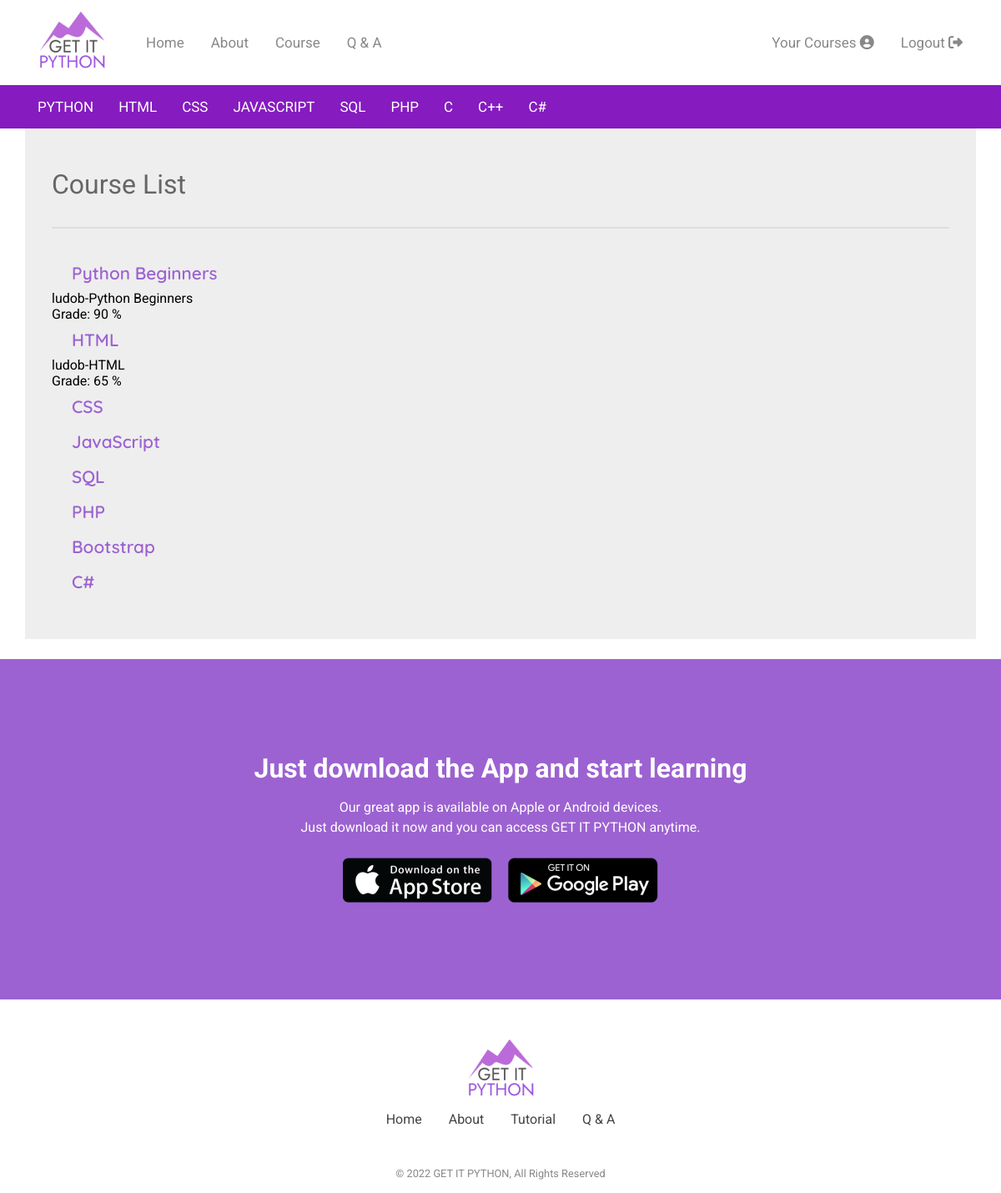
/course/courses/list/ (signed in), run on the app's committed database.
### courses/models.py (models this page shows, shortened)
class Course(models.Model):
    name = models.CharField(max_length=50)
    whatHeading = models.CharField(max_length=150, default="wHeading here...")
    whatDescription = models.TextField(max_length=500, default="wDescription here...")
    howHeading = models.CharField(max_length=150, default="hHeading here...")
    howDescription = models.TextField(max_length=500, default="hDescription here...")
    price = models.DecimalField(max_digits=10, decimal_places=2, default=10.00)

### enrolment/models.py (models this page shows)
class Enrolment(models.Model):
    user = models.ForeignKey('accounts.CustomUser', on_delete= models.CASCADE)
    course = models.ForeignKey('courses.Course', on_delete= models.CASCADE)
    access = models.BooleanField(default=True)
    grade = models.PositiveSmallIntegerField(null=True, blank=True)
    def __str__(self):
        str = self.user.username + "-" + self.course.name
        return str

### accounts/models.py (models this page shows)
class CustomUser(AbstractUser):
    age = models.PositiveIntegerField(null=True, blank=True)

### courses/views.py (the view)
# urls.py: path("courses/list/", CourseListView.as_view(), name="course_list"),
class CourseListView(ListView):
    model = Course
    template_name = "courses/course_list.html"

### courses/templates/courses/course_list.html (shortened to what this page needs)
{% extends "base.html" %}
{% block content %}
<section class="container">
    <div class="course_container">
    <h1 class="course_heading">Course List</h1>
    <p class="border"><p>
    {% for course in course_list %}
        <h2 class="course_title">
            <a href="{% url 'course_detail' course.pk %}">
                {{ course.name }}
            </a>
        </h2>
        {% for enrolment in course.enrolment_set.all %}
            {% if enrolment.user == user %}
                <p> {{ enrolment }}</p>
                <p> Grade: {{ enrolment.grade }} %</p>
            {% endif %}
        {% endfor enrolment %}
    {% endfor %}
    </div>
</section>
{% endblock content %}

### static/css/main.css (style rules this page uses)
* { margin: 0; padding: 0; box-sizing: border-box; }
body { font-family: Roboto, Arial, Helvetica, sans-serif; }
a { text-decoration: none; }
.container { padding-right: 15px; padding-left: 15px; margin-right: auto; margin-left: auto; }
@media (min-width: 768px) { .container { width: 750px; } }
@media (min-width: 992px) { .container { width: 970px; } }
@media (min-width: 1200px) { .container { width: 1170px; } }

### static/css/courses.css (style rules this page uses)
.course_container { padding: 3rem 5rem; margin-bottom: 1.5rem; background-color: #eeeeee; }
@media screen and (max-width: 1200px) { .course_container { padding: 3rem 2rem; } }
.course_heading { color: #666666; font-family: Roboto, Arial, Helvetica, sans-serif; font-weight: 400; font-size: 2rem; margin-bottom: 1rem; }
.course_title { font-family: Quicksand, 'Franklin Gothic Medium', 'Arial Narrow', Arial, sans-serif; font-weight: 600; font-size: 1.3rem; padding: .5rem 0 .5rem 1.5rem; }
.course_title a { text-decoration: none; color: #9C62D1; }
.border { width: 100%; height: auto; border-bottom: 2px solid #dddddd; padding-bottom: 1rem; margin-bottom: 2rem; }

### data on the page
Course: name "Python Beginners"
Enrolment: user+course "ludob-Python Beginners", grade "90"
Course: name "HTML"
Enrolment: user+course "ludob-HTML", grade "65"
Course: name "CSS"
Course: name "JavaScript"
Course: name "SQL"
Course: name "PHP"
Course: name "Bootstrap"
Course: name "C#"
